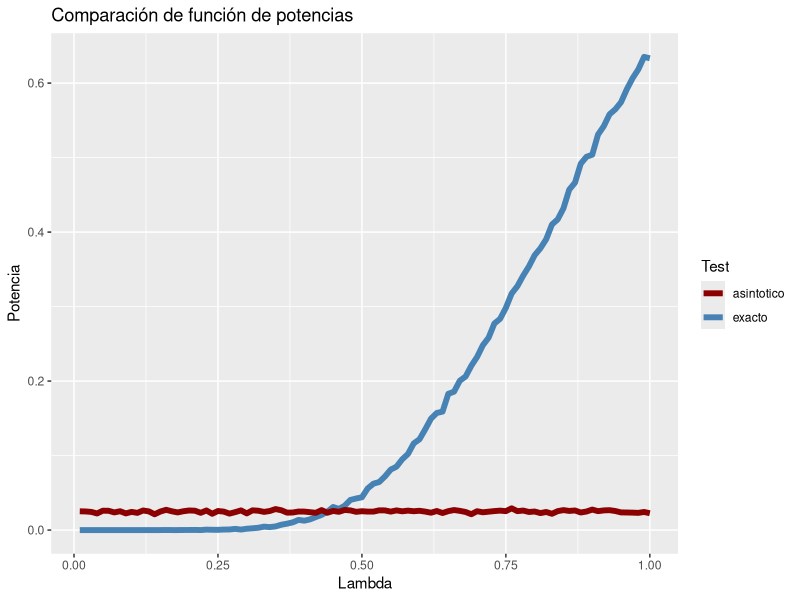

Reproduce this figure in R.
## ---- chunk 1

rechazo_exacto <- function(n, lambda, alpha) {
  muestra <- rexp(n, rate = lambda)
  T_1 <- sum(muestra)
  return(T_1 < qchisq(alpha, 2 * n))
}

# Simulation
N_replications <- 10000
sample_sizes <- c(10, 30, 100, 1000)
lambda <- 0.5
alpha <- 0.05

alphas_exacto <- numeric(length(sample_sizes))

for (i in seq_along(sample_sizes)) {
  n <- sample_sizes[i]
  simulaciones_rechazo <- replicate(N_replications, rechazo_exacto(n, lambda, alpha))
  alpha_test <- mean(simulaciones_rechazo)
  alphas_exacto[i] <- alpha_test
}

## ---- chunk 2

rechazo_asintotico <- function(n, lambda, alpha) {
  muestra <- rexp(n, rate = lambda)
  mu <- n/lambda
  var <- sqrt(n/lambda^2)
  T_2 <- (sum(muestra)-mu)/var
  return(T_2 < qnorm(alpha))
}

# Simulation
N_replications <- 10000
sample_sizes <- c(10, 30, 100, 1000)
lambda <- 0.5
alpha <- 0.05

alphas_asintotico <- numeric(length(sample_sizes))

for (i in seq_along(sample_sizes)) {
  n <- sample_sizes[i]
  simulaciones_rechazo_asintotico <- replicate(N_replications, rechazo_asintotico(n, lambda, alpha))
  alpha_test_asintotico <- mean(simulaciones_rechazo_asintotico)
  alphas_asintotico[i] <- alpha_test_asintotico
}

## ---- chunk 3
library(knitr)
alphas <- data.frame(n = sample_sizes, exacto = alphas_exacto, asintotico = alphas_asintotico)

kable(alphas,caption = "Comparación de niveles empíricos para ambos métodos ")

## ---- chunk 4
n = 10

grilla_lambdas <- seq(0.01, 1, length.out = 100)

potencia_exacto  <- numeric(length(grilla_lambdas))
potencia_asintotico  <- numeric(length(grilla_lambdas))

for (i in seq_along(grilla_lambdas)) {
 lambda <- grilla_lambdas[i]
    simulaciones_rechazo_exacto <- replicate(N_replications, rechazo_exacto(n, lambda, alpha))
  alpha_test_exacto <- mean(simulaciones_rechazo_exacto)
  potencia_exacto[i] <- alpha_test_exacto

  simulaciones_rechazo_asintotico <- replicate(N_replications, rechazo_asintotico(n, lambda, alpha))
  alpha_test_asintotico <- mean(simulaciones_rechazo_asintotico)
  potencia_asintotico[i] <- alpha_test_asintotico
}
## ---- chunk 5
library(ggplot2)
potencias = data.frame(lambda=grilla_lambdas, exacto = potencia_exacto, asintotico=potencia_asintotico)


ggplot(potencias, aes(x=grilla_lambdas)) +
  geom_line(aes(y=exacto, color = "exacto"), linewidth=2)+
  geom_line(aes(y=asintotico, color = "asintotico"), linewidth=2)+
  ggtitle("Comparación de función de potencias") +
  labs(x="Lambda",y="Potencia",color="Test") +
    scale_color_manual(values=c("darkred","steelblue"))
  

